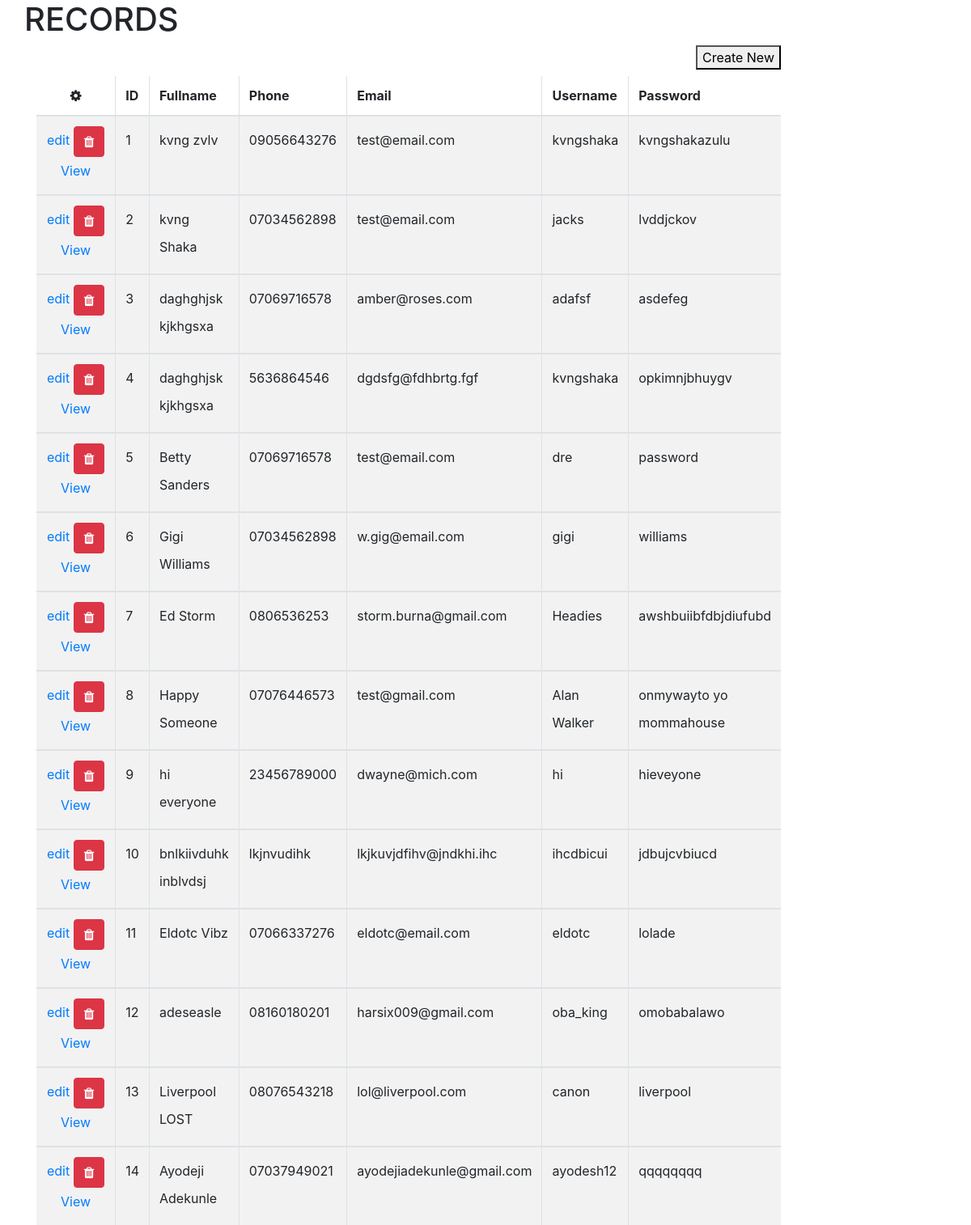
The page /show.php on the database its author committed.
### tables this page shows
CREATE TABLE `blog_users` (
  `id` int(50) NOT NULL,
  `fullname` varchar(150) NOT NULL,
  `phone` varchar(100) NOT NULL,
  `email` varchar(100) NOT NULL,
  `username` varchar(100) NOT NULL,
  `password` varchar(100) NOT NULL
);

### config/config.php (called while the page is built, shortened)
<?php
	class connectDB{
       private $db_host         = "127.0.0.1";
       private $db_name         = "blog_news";
       private $db_username     = "root";
       private $db_password     = "";
       protected function __construct(){
           $this->db_connect = new mysqli($this->db_host,$this->db_username,$this->db_password,$this->db_name);
           return $this->db_connect;
       }
	}
?>

### class/UserClass.php (called while the page is built, shortened)
<?php
    class User extends connectDB {
        public $ress_arr = array();
        public function read_recs(){
                $this->query = "SELECT * FROM blog_users WHERE 1 = 1 ORDER BY 'id' DESC";
                $this->recs = mysqli_query($this->db_connect,$this->query);
                if (mysqli_num_rows($this->recs) > 0 ){
                    while ($this->row = mysqli_fetch_assoc($this->recs)){
                        $this->ress_arr[] = $this->row;
                    }
                    return $this->ress_arr;
                }
                else{
                    return "Ooops! Record Not Found";
                }
        }
    }
?>

### show.php (the view, shortened to what this page needs)
<?php
include_once("config/config.php");
include_once("class/UserClass.php");
$user =  new User();
$select_res = $user->read_recs();
?>
<!DOCTYPE html>
<html>
<head>
<link rel="stylesheet" type="text/css" href="bootstrap/css/bootstrap.min.css">
</head>
<body>
<link href="https://cdnjs.cloudflare.com/ajax/libs/font-awesome/4.4.0/css/font-awesome.min.css" rel='stylesheet' type='text/css'>
<div class="container">
    <div class="row">
    <h1>RECORDS</h1>
        <div class="col-md-10 col-md-offset-1">
            <div class="panel panel-default panel-table">
              <div class="panel-heading">
                <div class="row">
                  <div class="col col-xs-6">
                    <h3 class="panel-title">&nbsp;</h3>
                  </div>
                  <div class="col col-xs-6 text-right">
                    <a href="/blog_news/sign_up_page/index.php"><button type="button">Create New</button></a>
                  </div>
                </div>
              </div>
              <div class="panel-body">
              <?php
                 if(is_array($select_res) && !empty($select_res)){ ?>
                <table class="table table-striped table-bordered table-list">
                  <thead>
                    <tr>
                        <th><em class="fa fa-cog"></em></th>
                        <th class="hidden-xs">ID</th>
                        <th>Fullname</th>
                        <th>Phone</th>
                        <th>Email</th>
                        <th>Username</th>
                        <th>Password</th>
                    </tr>
                  </thead>
                  <?php
                    }
                    ?>
                    <?php
                       $x = 1;
                       foreach($select_res as $row){
                            $id         = $row['id'];
                            $fullname   = $row['fullname'];
                        ?>
                  <tbody>
                          <tr>
                            <td align="center">
                              <a href="edit.php?id=<?php echo $row['id']?>" >edit</a>
                              <a href= "#" onclick='show_alert(<?php echo json_encode($id);?> , <?php echo json_encode($fullname);?>)' class="btn btn-danger"><em class="fa fa-trash"></em></a>
                              <a href="view.php?id=<?php echo $row['id']?>">View</a>
                            </td>
                            <td class="hidden-xs"><?=$x?></td>
                            <td><?=$row['fullname']?></td>
                            <td><?=$row['phone']?></td>
                            <td><?=$row['email']?></td>
                            <td><?=$row['username']?></td>
                            <td><?=$row['password']?></td>
                          </tr>
                        </tbody>
                      <?php
                      $x++;
                      }
                      ?>
                </table>
              </div>
            </div>
</div>
</div>
</div>
</body>

### show.php (style rules this page uses)
.panel-table .panel-body { padding:0; }
.panel-table .panel-body .table-bordered { border-style: none; margin:0; }
.panel-table .panel-body .table-bordered > thead > tr > th:first-of-type { text-align:center; width: 100px; }
.panel-table .panel-body .table-bordered > thead > tr > th:last-of-type, .panel-table .panel-body .table-bordered > tbody > tr > td:last-of-type { border-right: 0px; }
.panel-table .panel-body .table-bordered > thead > tr > th:first-of-type, .panel-table .panel-body .table-bordered > tbody > tr > td:first-of-type { border-left: 0px; }
.panel-table .panel-body .table-bordered > tbody > tr:first-of-type > td { border-bottom: 0px; }
.panel-table .panel-body .table-bordered > thead > tr:first-of-type > th { border-top: 0px; }
.panel-table .panel-heading .col h3 { line-height: 30px; height: 30px; }
.panel-table .panel-body .table-bordered > tbody > tr > td { line-height: 34px; }

### rows shown on the page
blog_users: fullname "kvng zvlv", phone "09056643276", email "test@email.com", username "kvngshaka", password "kvngshakazulu"
blog_users: fullname "kvng Shaka", phone "07034562898", email "test@email.com", username "jacks", password "lvddjckov"
blog_users: fullname "daghghjsk kjkhgsxa", phone "07069716578", email "amber@roses.com", username "adafsf", password "asdefeg"
blog_users: fullname "daghghjsk kjkhgsxa", phone "5636864546", email "dgdsfg@fdhbrtg.fgf", username "kvngshaka", password "opkimnjbhuygv"
blog_users: fullname "Betty Sanders", phone "07069716578", email "test@email.com", username "dre", password "password"
blog_users: fullname "Gigi Williams", phone "07034562898", email "w.gig@email.com", username "gigi", password "williams"
blog_users: fullname "Ed Storm", phone "0806536253", email "storm.burna@gmail.com", username "Headies", password "awshbuiibfdbjdiufubd"
blog_users: fullname "Happy Someone", phone "07076446573", email "test@gmail.com", username "Alan Walker", password "onmywayto yo mommahouse"
blog_users: fullname "hi everyone", phone "23456789000", email "dwayne@mich.com", username "hi", password "hieveyone"
blog_users: fullname "bnlkiivduhk inblvdsj", phone "lkjnvudihk", email "lkjkuvjdfihv@jndkhi.ihc", username "ihcdbicui", password "jdbujcvbiucd"
blog_users: fullname "Eldotc Vibz", phone "07066337276", email "eldotc@email.com", username "eldotc", password "lolade"
blog_users: fullname "adeseasle", phone "08160180201", email "harsix009@gmail.com", username "oba_king", password "omobabalawo"
blog_users: fullname "Liverpool LOST", phone "08076543218", email "lol@liverpool.com", username "canon", password "liverpool"
blog_users: fullname "Ayodeji Adekunle", phone "07037949021", email "ayodejiadekunle@gmail.com", username "ayodesh12", password "qqqqqqqq"
